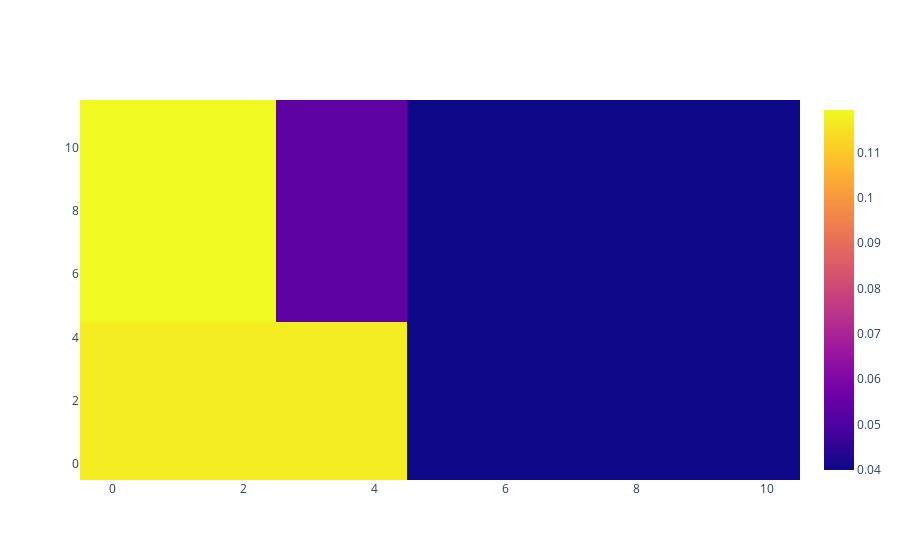

Here is the notebook cell this chart was saved with:
### Code cell
from sklearn.tree import DecisionTreeRegressor
from sklearn.model_selection import train_test_split

from sklearn import tree
reg_x = []
reg_y = []
weight = []
for dis in data["HomeOffice"]:
    cnt = sum(dis["distribution"])
    weight.append(cnt)
    reg_x.append(dis["coor"])
    reg_y.append([
        x / cnt
        for x in dis["distribution"][1:]
    ])

X_train, X_test, y_train, y_test = train_test_split(
    reg_x, reg_y, test_size=0.33, random_state=42)

clf = DecisionTreeRegressor(criterion="poisson")
path = clf.cost_complexity_pruning_path(X_train, y_train)

regressor = DecisionTreeRegressor(ccp_alpha=6e-5, criterion="mse")

regressor.fit(reg_x, reg_y, sample_weight=weight)
print(regressor.feature_importances_)
on_rate_group = np.full(ctx_info.get_ctx_space_shape(), 0.)
for i in range(ctx_info.get_ctx_space_shape()[0]):
    for j in range(ctx_info.get_ctx_space_shape()[1]):
        on_rate_group[i,j] = regressor.predict([[i,j]])

fig = go.Figure(data=go.Heatmap(z=np.transpose(on_rate_group)))
fig.show()

### Figure 1 — Plotly figure (JSON) as saved in the notebook; plotly's stock layout.template omitted (floating-point values rounded to 4 significant figures; data arrays with more than 128 entries replaced by an {"elided": "..."} marker saying what was removed)
{"data": [{"type": "heatmap", "z": {"elided": "12x11 float values"}}], "layout": {}}
